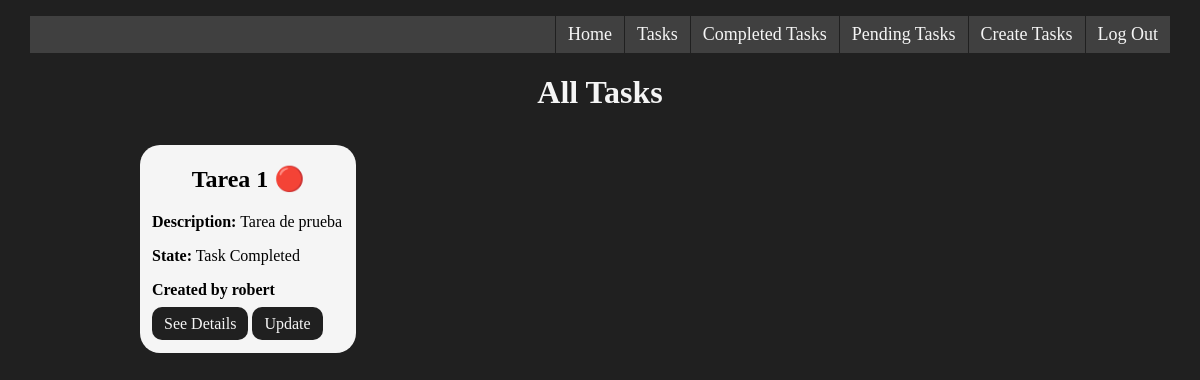
Page /tasks/ (signed in) on the committed database.
### Tasks/models.py (models this page shows, shortened)
class Task(models.Model):
    title = models.CharField(max_length=200)
    description = models.TextField(blank=True)
    createdDate = models.DateTimeField(auto_now_add=True)
    completed = models.BooleanField(default=False)
    completedDate = models.DateTimeField(null=True, blank=True)
    important = models.BooleanField(default=False)
    user = models.ForeignKey(User, on_delete=models.CASCADE)

### Tasks/views.py (the view)
# urls.py: path('tasks/', views.tasks, name="tasksTasks"),
@login_required
def tasks(request):
    tasksList = Task.objects.filter(user=request.user)
    return render(request, 'tasks.html', {'tasks': tasksList, 'titleDescription': 'All '})

### Tasks/templates/tasks.html
{% extends './layouts/nav.html' %} {% block content %}
<h1>{{ titleDescription }} Tasks</h1>
<div class="tasksList">
  {% for task in tasks %}
  <div class="taskCard">
    {% if task.important == True %}
    <h2>{{ task.title }} 🔴</h2>
    {% elif task.important == False %}
    <h2>{{ task.title }} 🟡</h2>
    {% else %}
    <h2>{{ task.title }} - Undefined Importance</h2>
    {% endif %}
    <p><strong>Description:</strong> {{ task.description }}</p>
    {% if task.completed == True %}
    <p><strong>State:</strong> Task Completed</p>
    {% else %}
    <p><strong>State:</strong> Pending Task</p>
    {% endif %}
    <strong><p>Created by {{ task.user.username }}</p></strong>
    <a href="{% url 'tasksTaskDetails' task.id %}">See Details</a>
    <a href="{% url 'tasksUpdateTask' task.id %}">Update</a>
  </div>
  {% endfor %}
</div>
{% endblock %}

### Tasks/static/styles/style.css (style rules this page uses)
body { background-color: #202020; display: flex; flex-direction: column; }
h1 { text-align: center; color: whitesmoke; }
.tasksList { display: flex; flex-direction: row; margin: 0 10vw; width: 80vw; }
.taskCard { width: 16vw; margin: 1vw; padding: 0 1vw; padding-bottom: 2.5vh; border-radius: 20px; background-color: whitesmoke; }
.taskCard h2 { text-align: center; }
.taskCard a { font-size: medium; text-decoration: none; color: whitesmoke; padding: 1vh 1vw; background-color: #202020; border-radius: 10px; }

### rows in the picture
Task: title "Tarea 1", description "Tarea de prueba", shows "State:", completed "Task Completed", user.username "robert"

### other values in the picture
{{ titleDescription }} "All"
